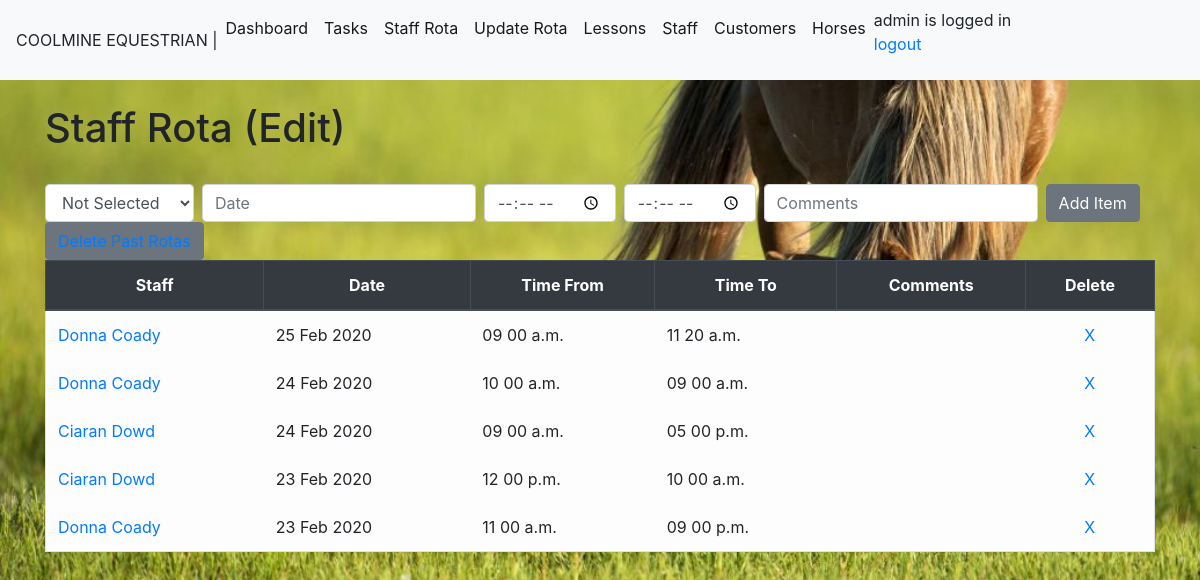
Page /rota (signed in) on the earlier database version.
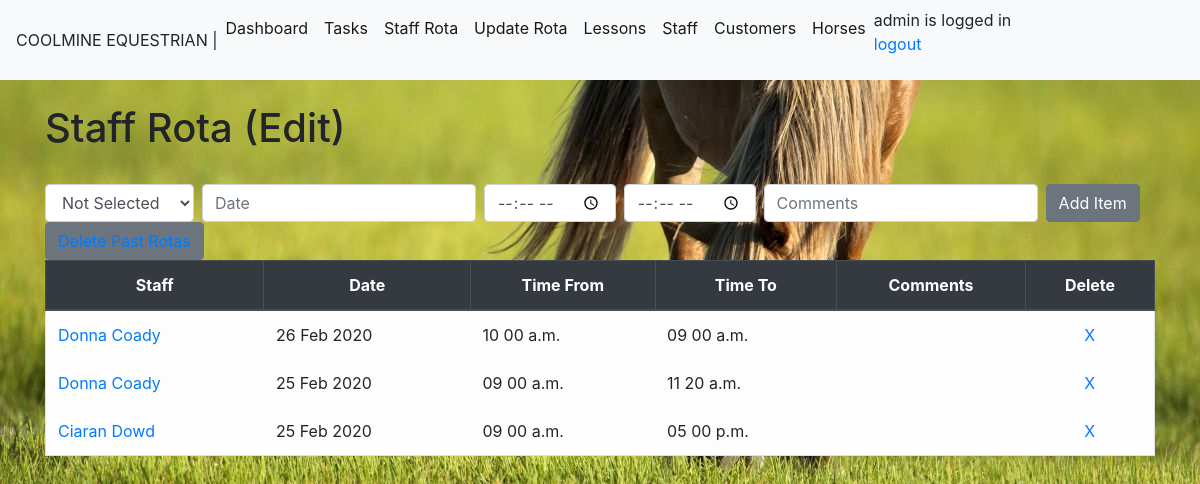
Same page on the later database version.
### module_task/models.py (models this page shows, shortened)
class RotaList(models.Model):
    rotastaffid = models.ForeignKey(StaffList,blank=True,null=True, on_delete=models.CASCADE,limit_choices_to={'termindate': None},)
    rotadate = models.DateField(auto_now_add=False, auto_now=False)
    timefrom = models.TimeField(auto_now_add=False, auto_now=False,blank=True,null=True)
    timeto = models.TimeField(auto_now_add=False, auto_now=False,blank=True,null=True)
    comments = models.CharField(max_length=100,blank=True)

class StaffList(models.Model):
    staffname= models.CharField(max_length=50)
    staffdob=models.DateField(blank=True, null=True)
    staffaddress= models.CharField(max_length=200,blank=True, null=True)
    staffemail= models.EmailField(blank=True, null=True)
    staffphone=models.CharField(max_length=30,blank=True, null=True)
    staffcontract = models.CharField(null=True,max_length=20)
    startdate=models.DateField(blank=True, null=True)
    termindate =models.DateField(blank=True, null=True)
    staffqual =models.CharField(max_length=250, blank=True,null=True)

### module_task/views.py (the view)
# urls.py: path('rota',views.rota, name='rota'),
@login_required
@user_passes_test(lambda u: u.groups.filter(name='staffgroup').count() == 0, login_url='/accounts/login/')
def rota(request):
    if request.method == 'POST':
        form = RotaListForm(request.POST or None)
        form.save()
        all_rotas = RotaList.objects.all().order_by('-rotadate','-timefrom')
        all_staff = StaffList.objects.all
        messages.success(request, ('Rota item has been successfully added!'))
        return render(request,'rota.html',{'all_rotas': all_rotas,'all_staff': all_staff})
    else:
        all_rotas = RotaList.objects.all().order_by('-rotadate','-timefrom')
        all_staff = StaffList.objects.all
        return render(request,'rota.html',{'all_rotas': all_rotas,'all_staff': all_staff})

### module_task/templates/rota.html (shortened to what this page needs)
{%extends 'base.html'%}
{% block content %}
<body>
<h1> Staff Rota (Edit) </h1>
<form class="form-inline my-2 my-lg-0" method="POST">{% csrf_token %}
    <select class="form-control mr-sm-2" name="rotastaffid">
    <option value="" selected="selected">Not Selected</option>
   </select>
  <input class="form-control mr-sm-2" type="text" id="datepicker" placeholder="Date"  name="rotadate">
  <input class="form-control mr-sm-2" type="time" aria-label="Add" name="timefrom">
  <input class="form-control mr-sm-2" type="time" aria-label="Add" name="timeto">
  <input class="form-control mr-sm-2" type="add" placeholder="Comments" aria-label="Add" name="comments">
  <button class="btn btn-secondary my-2 my-sm-0" type="submit">Add Item</button>
</form>
<button class="btn btn-secondary my-2 my-sm-0" type="submit"><a href="{% url 'delpastrota' %}">Delete Past Rotas</a></button>
  {% if all_rotas %}
  <table class="table table-bordered">
    <thead class="thead-dark">
      <tr>
        <th scope="col">Staff</th>
        <th scope="col">Date</th>
        <th scope="col">Time From</th>
        <th scope="col">Time To</th>
        <th scope="col">Comments</th>
        <th scope="col">Delete</th>
      </tr>
    </thead>
    <tbody>
      {% for rotas in all_rotas %}
            <tr class="table table-borderless table-light" border-color>
              <td><a href="{% url 'editrota' rotas.id %}"> {{rotas.rotastaffid.staffname}}</a> </td>
              <td> {{rotas.rotadate|date:"d M Y"}} </td>
              <td> {{rotas.timefrom|time:"h i a"}} </td>
              <td> {{rotas.timeto|time:"h i a"}} </td>
              <td> {{rotas.comments}} </td>
              <td><center> <a href="{% url 'deleterota' rotas.id %}">X</a></center> </td>
            </tr>
      {% endfor %}
    </tbody>
  </table>
  {% endif %}
</body>
{% endblock %}

Differences in the rows shown:
removed RotaList: rotastaffid.staffname "Ciaran Dowd", rotadate "23 Feb 2020", timefrom "12 00 p.m.", timeto "10 00 a.m."
removed RotaList: rotastaffid.staffname "Donna Coady", rotadate "23 Feb 2020", timefrom "11 00 a.m.", timeto "09 00 p.m."
changed RotaList: rotadate "24 Feb 2020" → "26 Feb 2020"; moves up the list
changed RotaList "Ciaran Dowd": rotadate "24 Feb 2020" → "25 Feb 2020"
